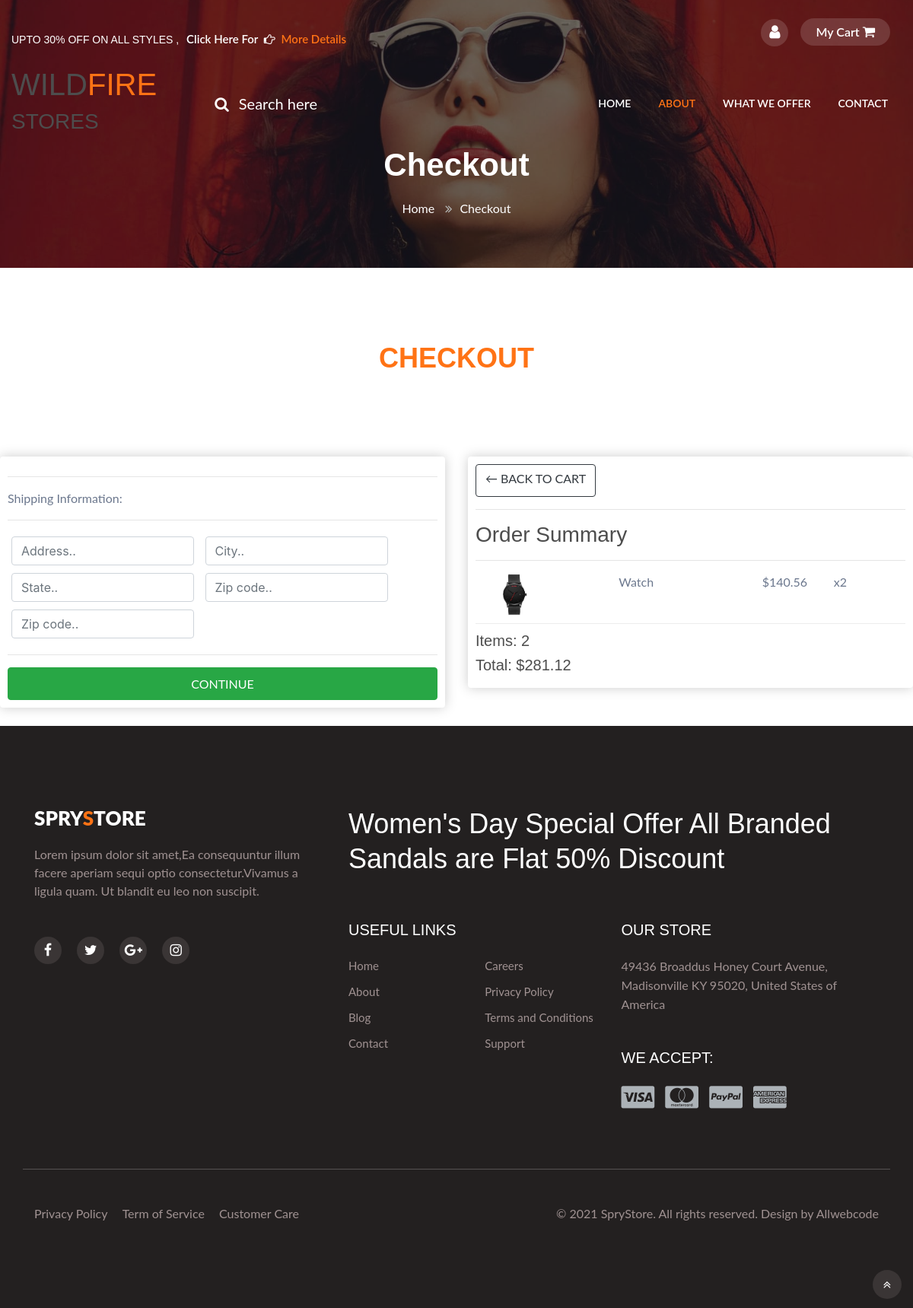
Screenshot of /checkout/ (signed in) with the database file from the repository.
### store/models.py (models this page shows, shortened)
class OrderItem(models.Model):
	product = models.ForeignKey(Product, on_delete=models.SET_NULL, null=True)
	order = models.ForeignKey(Order, on_delete=models.SET_NULL, null=True)
	quantity = models.IntegerField(default=0, null=True, blank=True)
	date_added = models.DateTimeField(auto_now_add=True)
	@property
	def get_total(self):
		total = self.product.price * self.quantity
		return total

class Product(models.Model):
	name = models.CharField(max_length=200)
	price = models.DecimalField(max_digits=7, decimal_places=2)
	digital = models.BooleanField(default=False,null=True, blank=True)
	image = models.ImageField(null=True, blank=True)
	@property
	def imageURL(self):
		try:
			url = self.image.url
		except:
			url = ''
		return url

class Order(models.Model):
	customer = models.ForeignKey(Customer, on_delete=models.SET_NULL, null=True, blank=True)
	date_ordered = models.DateTimeField(auto_now_add=True)
	complete = models.BooleanField(default=False)
	transaction_id = models.CharField(max_length=100, null=True)
	@property
	def shipping(self):
		shipping = False
		orderitems = self.orderitem_set.all()
		for i in orderitems:
			if i.product.digital == False:
				shipping = True
		return shipping
	@property
	def get_cart_total(self):
		orderitems = self.orderitem_set.all()
		total = sum([item.get_total for item in orderitems])
		return total
	@property
	def get_cart_items(self):
		orderitems = self.orderitem_set.all()
		total = sum([item.quantity for item in orderitems])
		return total

### store/views.py (the view)
# urls.py: path('checkout/', views.checkout, name="checkout"),
def checkout(request):
    data = cartData(request)
    cartItems = data ['cartItems']
    order = data ['order']
    items = data ['items']
    context = {'items':items, 'order':order, 'cartItems':cartItems}
    return render(request, 'store/checkout.html', context)

### store/utils.py (called while the page is built)
def cartData(request):
	if request.user.is_authenticated:
		customer = request.user.customer
		order, created = Order.objects.get_or_create(customer=customer, complete=False)
		items = order.orderitem_set.all()
		cartItems = order.get_cart_items
	else:
		cookieData = cookieCart(request)
		cartItems = cookieData['cartItems']
		order = cookieData['order']
		items = cookieData['items']
	return {'cartItems':cartItems ,'order':order, 'items':items}

### templates/store/checkout.html (shortened to what this page needs)
<!DOCTYPE html>
{% load static %}
<html lang="en">
  <head>
    <link rel="stylesheet" href="{% static 'css/cart/fonts/icomoon/style.css' %}">
    <link rel="stylesheet" href="{% static 'css/cart/css/bootstrap.min.css' %}">
    <link rel="stylesheet" href="{% static 'css/cart/css/magnific-popup.css' %}">
    <link rel="stylesheet" href="{% static 'css/cart/css/jquery-ui.css' %}">
    <link rel="stylesheet" href="{% static 'css/cart/css/owl.carousel.min.css' %}">
    <link rel="stylesheet" href="{% static 'css/cart/css/owl.theme.default.min.css' %}">
    <link rel="stylesheet" href="{% static 'css/cart/css/aos.css' %}">
    <link rel="stylesheet" href="{% static 'css/cart/css/style.css' %}">
    <link rel="stylesheet" href="{% static 'css\style-starter.css' %}">
    <link rel="stylesheet" type="text/css" href="{% static 'css\main.css' %}">
	<link rel="stylesheet" href="{% static "css\bootstrap\css\bootstrap.min.css"%}">
  </head>
  <body>
<section class="w3l-banner-slider-main inner-pagehny">
        <div class="breadcrumb-infhny">
            <div class="top-header-content">
            <header class="tophny-header">
                <div class="container-fluid">
                <div class="top-right-strip row">
                    <div class="top-hny-left-content col-lg-6 pl-lg-0">
                    <h6>Upto 30% off on All styles , <a href="#" target="_blank"> Click here for <span
                            class="fa fa-hand-o-right hand-icon" aria-hidden="true"></span> <span class="hignlaite">More
                            details</span></a></h6>
                    </div>
                    <ul class="top-hnt-right-content col-lg-6">
                    <li class="button-log usernhy">
                        <a class="btn-open" href="#">
                        <span class="fa fa-user" aria-hidden="true"></span>
                        </a>
                    </li>
                    <li class="transmitvcart galssescart2 cart cart box_1">
                        <form action="#" method="post" class="last">
                        <button class="top_transmitv_cart" type="submit" name="submit" value="">
                            <a href="{% url 'cart' %}">My Cart</a>
                            <span class="fa fa-shopping-cart"></span>
                        </button>
                        </form>
                    </li>
                    </ul>
                </div>
                </div>
                <nav class="navbar navbar-expand-lg navbar-light">
                <div class="container-fluid serarc-fluid">
                    <a class="navbar-brand" href="{% url 'store' %}">
                        <h1>Wild<span class="lohny">Fire</span></h1><h3>stores</h3></a>
                    <div class="search-right">
                    <a href="#search" title="search"><span class="fa fa-search mr-2" aria-hidden="true"></span>
                        <span class="search-text">Search here</span></a>
                    </div>
                    <div class="collapse navbar-collapse" id="navbarSupportedContent">
                    <ul class="navbar-nav ml-auto">
                        <li class="nav-item">
                        <a class="nav-link" href="{% url 'store' %}">Home</a>
                        </li>
                        <li class="nav-item active">
                        <a class="nav-link" href="{% url 'about' %}">About</a>
                        </li>
                        <li class="nav-item">
                        <a class="nav-link" href="{% url 'about' %}">What We Offer</a>
                        </li>
                        <li class="nav-item">
                        <a class="nav-link" href="{% url 'contact' %}">Contact</a>
                        </li>
                    </ul>
                    </div>
                </div>
                </nav>
            </header>
            <div class="breadcrumb-contentnhy">
                <div class="container">
                <nav aria-label="breadcrumb">
                    <h2 class="hny-title text-center">Checkout</h2>
                    <ol class="breadcrumb mb-0">
                    <li><a href="{% url 'store' %}">Home</a>
                        <span class="fa fa-angle-double-right"></span></li>
                    <li class="active">Checkout</li>
                    </ol>
                </nav>
                </div>
            </div>
            </div>
        </section>
        <section class="w3l-ecommerce-main">
            <div class="ecom-contenthny py-5">
                <div class="container py-lg-5">
                    <h3 class="hny-title mb-0 text-center"> <span>CHECKOUT</span></h3>
                </div>
            </div>
        </section>
        <div class="row">
                <div class="col-lg-6">
                    <div class="box-element" id="form-wrapper">
                        <form id="form">
                            <div id="shipping-info">
                                <hr>
                                <p>Shipping Information:</p>
                                <hr>
                                <div class="form-field">
                                    <input class="form-control" type="text" name="address" placeholder="Address..">
                                </div>
                                <div class="form-field">
                                    <input class="form-control" type="text" name="city" placeholder="City..">
                                </div>
                                <div class="form-field">
                                    <input class="form-control" type="text" name="state" placeholder="State..">
                                </div>
                                <div class="form-field">
                                    <input class="form-control" type="text" name="zipcode" placeholder="Zip code..">
                                </div>
                                <div class="form-field">
                                    <input class="form-control" type="text" name="country" placeholder="Zip code..">
                                </div>
                            </div>
                            <hr>
                            <input id="form-button" class="btn btn-success btn-block" type="submit" value="Continue">
                        </form>
                    </div>
                    <br>
                </div>
                <div class="col-lg-6">
                    <div class="box-element">
                        <a  class="btn btn-outline-dark" href="{% url 'cart' %}">&#x2190; Back to Cart</a>
                        <hr>
                        <h3>Order Summary</h3>
                        <hr>
                        {% for item in items %}
                        <div class="cart-row">
                            <div style="flex:2"><img class="row-image" src="{{item.product.imageURL}}"></div>
                            <div style="flex:2"><p>{{item.product.name}}</p></div>
                            <div style="flex:1"><p>${{item.product.price|floatformat:2}}</p></div>
                            <div style="flex:1"><p>x{{item.quantity}}</p></div>
                        </div>
                        {% endfor %}
                        <h5>Items:   {{order.get_cart_items}}</h5>
                        <h5>Total:   ${{order.get_cart_total|floatformat:2}}</h5>
                    </div>
                </div>
            </div>
    <section class="w3l-footer-22">
            <div class="footer-hny py-5">
                <div class="container py-lg-5">
                    <div class="text-txt row">
                        <div class="left-side col-lg-4">
                            <h3><a class="logo-footer" href="index.html">
                                  Spry<span class="lohny">S</span>tore</a></h3>
                            <p>Lorem ipsum dolor sit amet,Ea consequuntur illum facere aperiam sequi optio consectetur.Vivamus
                                a ligula quam. Ut blandit eu leo non suscipit. </p>
                            <ul class="social-footerhny mt-lg-5 mt-4">
                                <li><a class="facebook" href="#"><span class="fa fa-facebook" aria-hidden="true"></span></a>
                                </li>
                                <li><a class="twitter" href="#"><span class="fa fa-twitter" aria-hidden="true"></span></a>
                                </li>
                                <li><a class="google" href="#"><span class="fa fa-google-plus" aria-hidden="true"></span></a>
                                </li>
                                <li><a class="instagram" href="#"><span class="fa fa-instagram" aria-hidden="true"></span></a>
                                </li>
                            </ul>
                        </div>
                        <div class="right-side col-lg-8 pl-lg-5">
                            <h4>Women's Day Special Offer
                              All Branded Sandals are Flat 50% Discount</h4>
                            <div class="sub-columns">
                                <div class="sub-one-left">
                                    <h6>Useful Links</h6>
                                    <div class="footer-hny-ul">
                                        <ul>
                                            <li><a href="index.html">Home</a></li>
                                            <li><a href="about.html">About</a></li>
                                            <li><a href="#">Blog</a></li>
                                            <li><a href="contact.html">Contact</a></li>
                                        </ul>
                                        <ul>
                                            <li><a href="#">Careers</a></li>
                                            <li><a href="#">Privacy Policy</a></li>
                                            <li><a href="#">Terms and Conditions</a></li>
                                            <li><a href="contact.html">Support</a></li>
                                        </ul>
                                    </div>
                                </div>
                                <div class="sub-two-right">
                                    <h6>Our Store</h6>
                                    <p class="mb-5">49436 Broaddus Honey Court Avenue, Madisonville KY 95020, United States of America</p>
                                    <h6>We accept:</h6>
                                    <ul>
                                        <li><a class="pay-method" href="#"><span class="fa fa-cc-visa"
                                                    aria-hidden="true"></span></a>
                                        </li>
                                        <li><a class="pay-method" href="#"><span class="fa fa-cc-mastercard"
                                                    aria-hidden="true"></span></a>
                                        </li>
                                        <li><a class="pay-method" href="#"><span class="fa fa-cc-paypal"
                                                    aria-hidden="true"></span></a>
                                        </li>
                                        <li><a class="pay-method" href="#"><span class="fa fa-cc-amex"
                                                    aria-hidden="true"></span></a>
                                        </li>
                                    </ul>
                                </div>
                            </div>
                        </div>
                    </div>
                    <div class="below-section row">
                        <div class="columns col-lg-6">
                            <ul class="jst-link">
                                <li><a href="#">Privacy Policy </a> </li>
                                <li><a href="#">Term of Service</a></li>
                                <li><a href="contact.html">Customer Care</a> </li>
                            </ul>
                        </div>
                        <div class="columns col-lg-6 text-lg-right">
                            <p>© 2021 SpryStore. All rights reserved. Design by <a href="https://allwebcode.in/" target="_blank">
                                    Allwebcode</a>
                            </p>
                        </div>
                        <button onclick="topFunction()" id="movetop" title="Go to top">
                            <span class="fa fa-angle-double-up"></span>
                        </button>
                    </div>
                </div>
            </div>
        </section>
  </body>
</html>

### static/css/cart/css/style.css (style rules this page uses)
body { line-height: 1.7; color: #8c92a0; font-weight: 300; font-size: 16px; }
a { -webkit-transition: .3s all ease; -o-transition: .3s all ease; transition: .3s all ease; }
.btn { height: 43px; -webkit-transition: .3s all ease-in-out; -o-transition: .3s all ease-in-out; transition: .3s all ease-in-out; text-transform: uppercase; font-size: 13px; }
.form-control { height: 43px; }

### static/css/main.css (style rules this page uses)
body { background-color: hsl(0, 0%, 98%); }
h1,h2,h3,h4,h5,h6 { color:hsl(0, 0%, 30%); }
.box-element { box-shadow:hsl(0, 0%, 80%) 0 0 16px; background-color: #fff; border-radius: 4px; padding: 10px; }
.col-lg-4, .col-lg-6, .col-lg-8, .col-lg-12 { margin-top: 10px; }
.btn { border-radius: 0; }
.row-image { width: 100px; }
.form-field { width:250px; display: inline-block; padding: 5px; }
.cart-row { display: flex; align-items: flex-stretch; padding-bottom: 10px; margin-bottom: 10px; border-bottom: 1px solid #ececec; }

### rows the page displays
OrderItem: product.imageURL (picture), product.name "Watch", product.price "140.56", quantity "2"
Order: get_cart_items "2", get_cart_total "281.12"
